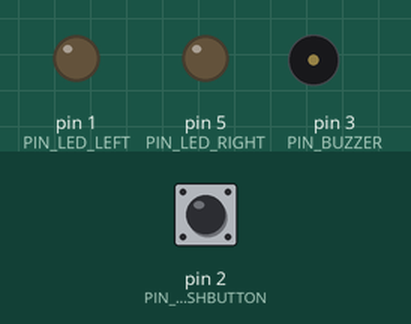
Bench run of a program on a simulated Arduino Uno, built with avr-gcc and run on an emulated ATmega328P. Shown: output pins drawn as LEDs (lit = HIGH), buzzer (waves = sounding). The test bench sets the inputs (shaded band); at power-on: pin 2 (PIN_PUSHBUTTON) HIGH.

Above: at 0.1 s.
Timing chart, 0 to 39.7 s (numbered marks = the images above):
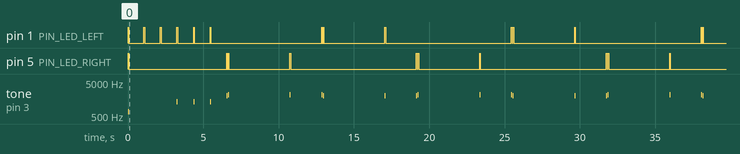

Measured:
- by itself, pin 5 (PIN_LED_RIGHT): repeats every 12.6 s: HIGH 0.05 s, LOW 0.05 s, HIGH 0.05 s, LOW 4.1 s, HIGH 0.05 s, LOW 8.4 s
- by itself, tone on pin 3 (PIN_BUZZER): plays 659 Hz for 0.05 s, 1318 Hz for 0.05 s, 1318 Hz for 0.05 s, 1318 Hz for 0.05 s, 1975 Hz for 0.05 s, 2093 Hz for 0.05 s … (21 notes in this stretch)

The program:

main.cpp
```cpp
#include <Arduino.h>

#include "LowPower.h"

#define PIN_LED_LEFT   1 // PD1, pin  3
#define PIN_PUSHBUTTON 2 // PD2, pin  4
#define PIN_BUZZER     3 // PD3, pin  5
#define PIN_LED_RIGHT  5 // PD5, pin 11

#define TIME_GO_UP     SLEEP_4S // 4000
#define TIME_WAIT_UP   SLEEP_2S // 2250
#define TIME_GO_DOWN   SLEEP_4S // 4000
#define TIME_WAIT_DOWN SLEEP_2S // 2250

#define E5  659
#define C6 1046
#define E6 1318
#define G6 1568
#define A6 1760
#define B6 1975
#define C7 2093
#define D7 2349
#define E7 2637
#define F7 2794
#define G7 3136
#define C8 4186

#define FREQ_COUTDOWN  E6
#define FREQ_DOWN      B6
#define FREQ_UP        C7
#define FREQ_FINISHED  D7

#define NUM_REPETITIONS 10

#define DELAY_BLIP 50

int use_buzzer = 0;

void tone_delay(int pin, unsigned int freq, unsigned long duration) {
  if (use_buzzer)
    tone(pin, freq, duration);
  delay(duration);
}

void blip(int pin, int times, int duration, unsigned int freq) {
  if (freq > 0)
    if(use_buzzer)
      tone(PIN_BUZZER, freq, duration);
  for (int i = 0; i < times; i++) {
    digitalWrite(pin,HIGH);
    delay(duration);
    digitalWrite(pin,LOW);
    delay(duration);
  }
}

void blip(int pin, int times, unsigned int freq) {
  blip(pin, times, DELAY_BLIP, freq);
}

void sigCountDown() {
  blip(PIN_LED_LEFT, 1, FREQ_COUTDOWN);
}

void sigCountDownSilent() {
  blip(PIN_LED_LEFT, 1, 0);
}

void sigGoUp() {
  blip(PIN_LED_RIGHT, 1, FREQ_DOWN);
  blip(PIN_LED_RIGHT, 1, FREQ_UP);
}

void sigGoDown() {
  blip(PIN_LED_LEFT, 1, FREQ_UP);
  blip(PIN_LED_LEFT, 1, FREQ_DOWN);
}

void sigWaitUp() {
  blip(PIN_LED_RIGHT, 1, FREQ_UP);
}

void sigWaitDown() {
  blip(PIN_LED_LEFT, 1, FREQ_DOWN);
}

void sigFinished() {
  blip(PIN_LED_RIGHT, 1, 500, FREQ_FINISHED);
}

void sleep(period_t duration) {
  LowPower.powerDown(duration, ADC_OFF, BOD_OFF);
}

void isr() {}

void setup() {
  pinMode(PIN_BUZZER,OUTPUT);
  pinMode(PIN_LED_LEFT,OUTPUT);
  pinMode(PIN_LED_RIGHT,OUTPUT);
  pinMode(PIN_PUSHBUTTON,INPUT_PULLUP);
  if(digitalRead(PIN_PUSHBUTTON) == LOW)
    use_buzzer = false;
  else
    use_buzzer = true;
  digitalWrite(PIN_LED_LEFT,  HIGH);
  digitalWrite(PIN_LED_RIGHT, HIGH);
  if (use_buzzer)
    tone(PIN_BUZZER, E5, 50);
  delay(50);
  digitalWrite(PIN_LED_LEFT,  LOW);
  digitalWrite(PIN_LED_RIGHT, LOW);
}

void loop() {
  // wait 1s
  sleep(SLEEP_1S);
  // count down from 5
  for (size_t i = 0; i < 5; i++) {
    if (i < 2)
      sigCountDownSilent();
    else
      sigCountDown();
   sleep(SLEEP_1S);
  }
  // do N repetitions
  for (int i = 0; i < NUM_REPETITIONS; i++) {
    sigGoUp();      sleep(TIME_GO_UP);
    sigWaitUp();    sleep(TIME_WAIT_UP);
    sigGoDown();    sleep(TIME_GO_DOWN);
    sigWaitDown();  sleep(TIME_WAIT_DOWN);
  }
  // finished!
  sigFinished();
  // prepare for deep sleep
  attachInterrupt(digitalPinToInterrupt(PIN_PUSHBUTTON), isr, CHANGE);
  sleep(SLEEP_FOREVER);
  detachInterrupt(digitalPinToInterrupt(PIN_PUSHBUTTON));
}
```
